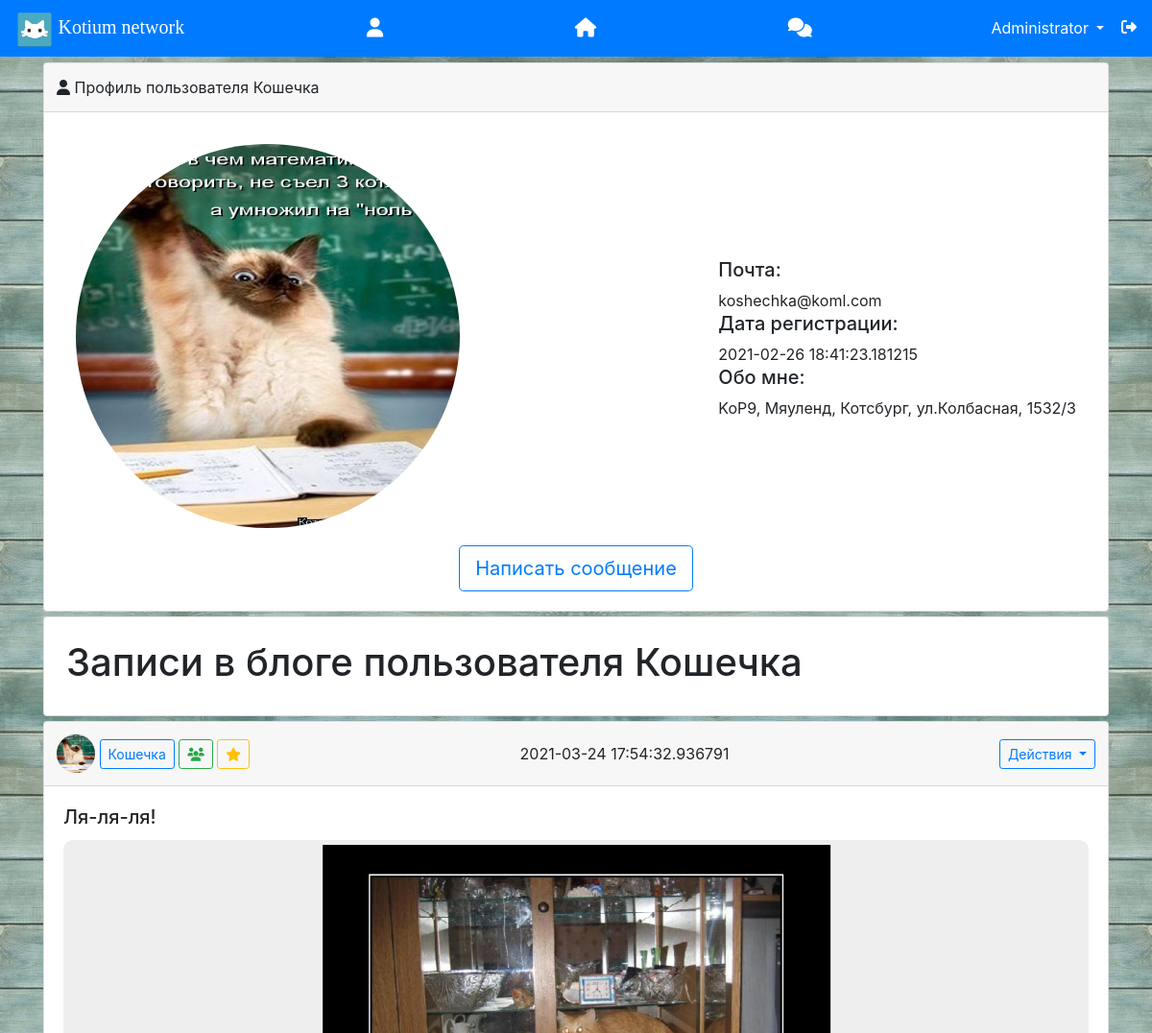
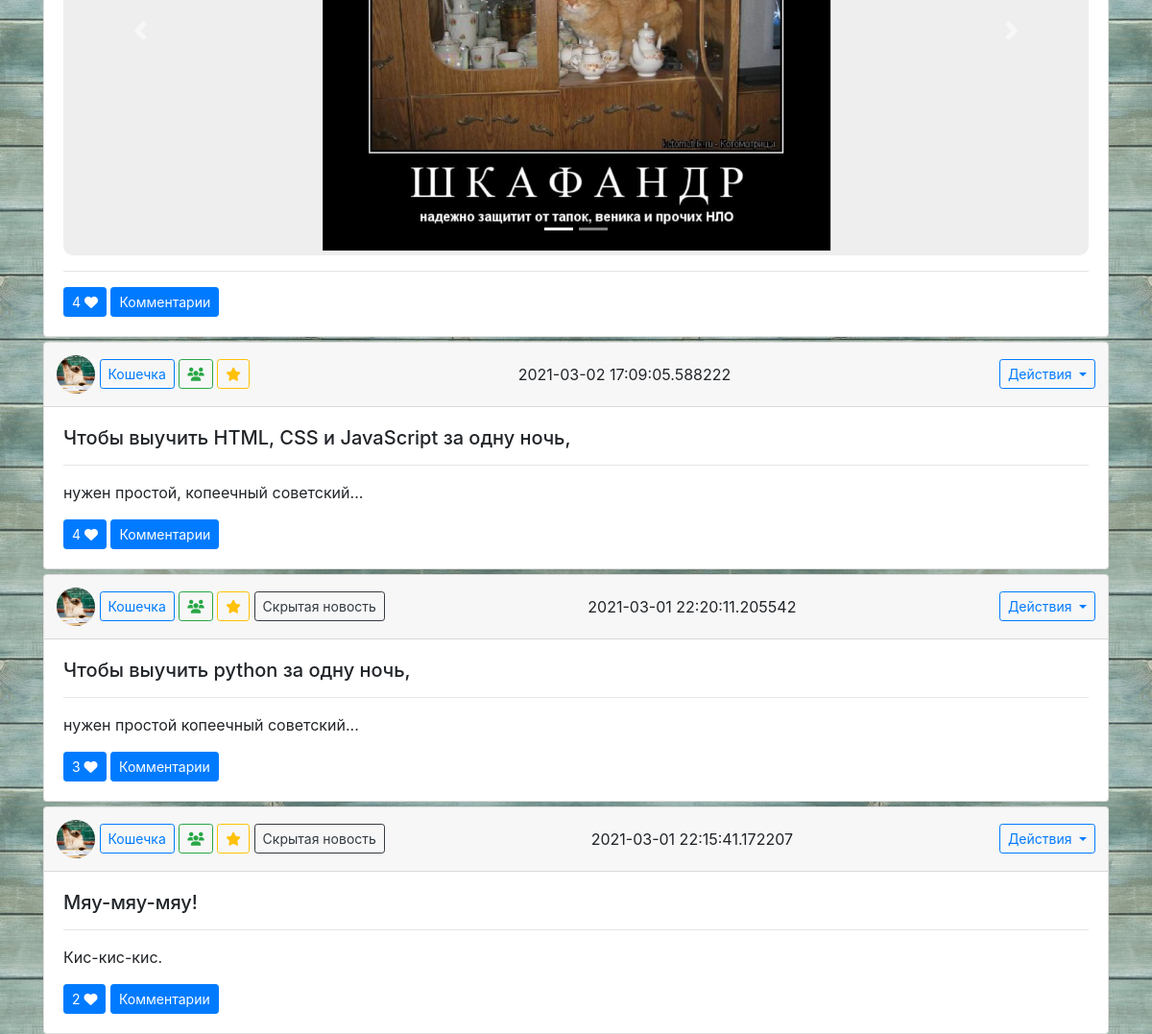
The app's page /4 (signed in) with its own data (2 pictures, top to bottom).
### data/users.py (models this page shows, shortened)
class User(SqlAlchemyBase, UserMixin, SerializerMixin):
    __tablename__ = 'users'
    id = sqlalchemy.Column(sqlalchemy.Integer,
                           primary_key=True, autoincrement=True)
    name = sqlalchemy.Column(sqlalchemy.String, nullable=True)
    about = sqlalchemy.Column(sqlalchemy.String, nullable=True)
    email = sqlalchemy.Column(sqlalchemy.String,
                              index=True, unique=True, nullable=True)
    hashed_password = sqlalchemy.Column(sqlalchemy.String, nullable=True)
    created_date = sqlalchemy.Column(sqlalchemy.DateTime, default=datetime.datetime.now)
    is_admin = sqlalchemy.Column(sqlalchemy.Boolean, default=0)
    is_group = sqlalchemy.Column(sqlalchemy.Boolean, default=0)
    is_confirmed = sqlalchemy.Column(sqlalchemy.Boolean, default=0)
    news = orm.relation("News", back_populates='user')
    msg = orm.relation("Message", back_populates='user', lazy='subquery')
    comm = orm.relation("Comment", back_populates='user')
    friends = sqlalchemy.Column(sqlalchemy.String, nullable=True)
    f_request = sqlalchemy.Column(sqlalchemy.String, nullable=True)

### data/news.py (models this page shows)
class News(SqlAlchemyBase, SerializerMixin):
    __tablename__ = 'news'
    id = sqlalchemy.Column(sqlalchemy.Integer, primary_key=True, autoincrement=True)
    title = sqlalchemy.Column(sqlalchemy.String, nullable=True)
    content = sqlalchemy.Column(sqlalchemy.String, nullable=True)
    created_date = sqlalchemy.Column(sqlalchemy.DateTime, default=datetime.datetime.now)
    is_private = sqlalchemy.Column(sqlalchemy.Boolean, default=True)
    user_id = sqlalchemy.Column(sqlalchemy.Integer, sqlalchemy.ForeignKey("users.id"))
    user = orm.relation('User')
    attach = sqlalchemy.Column(sqlalchemy.String, nullable=True)
    liked_by = sqlalchemy.Column(sqlalchemy.String, nullable=True)
    likes = sqlalchemy.Column(sqlalchemy.Integer)

### main.py (the view, shortened to what this page needs)
@app.route("/<int:prof_id>", methods=['GET', 'POST'])  # Профиль
@login_required  # Только для авторизованных!
def index(prof_id):
    session['from_page'] = f'/{prof_id}'  # Объявляем переменные, подключаем базу данных, собираем данные
    form = NewsForm()
    commsform = CommsForm()
    db_sess = db_session.create_session()
    comms = db_sess.query(Comment).all()
    prof_user = db_sess.query(User).filter(User.id == prof_id)  # Получаем ИД пользователя, в профиль которого мы зашли
    if current_user.is_authenticated:  # Если пользователь аутентифицирован
        news = db_sess.query(News).filter(
            News.user.has(id=prof_id)).order_by(News.created_date.desc())
    else:  # Иначе отправляем все новости
        news = db_sess.query(News).filter(
            News.is_private != True).order_by(News.created_date.desc())
    return render_template("profile.html",
                           news=news, form=form,
                           profile_id=prof_id, profile_user=prof_user,
                           comments=comms, commsform=commsform,
                           title='Профиль'
                           )

### data/db_session.py (called while the page is built)
def create_session() -> Session:
    global __factory
    return __factory()

### main.py (called while the page is built)
@login_manager.user_loader  # Определяем, авторизован ли пользователь в системе или он на сайте как гость.
def load_user(user_id):
    db_sess = db_session.create_session()
    return db_sess.query(User).get(user_id)

### templates/profile.html (shortened to what this page needs)
{% extends "base.html" %}
{% block content %}
<div class="card" style="margin-top: 5px;" id="user_info" xmlns="http://www.w3.org/1999/html">
    <div class="card-header d-flex justify-content-between align-items-center" style="padding: 5px;">
        <div class="p-2">
            <i class="fas fa-user"></i> Профиль пользователя {{ profile_user[0].name }}
        </div>
        <div class="p-2"></div>
    </div>
    <div class="card-body">
        <div class="d-flex justify-content-between align-items-center" style="padding: 5px;">
            <div class="p-2">
                <center><img src="/static/userpics/{{ profile_id }}.png?q={{ range(1, 10000) | random }}" width="400px"
                             height="400px"
                             style="margin-bottom: 5px; border-radius: 250px"/></center>
            </div>
            <div class="p-2">
                <h5>Почта:</h5>
                {{ profile_user[0].email }}
                <h5>Дата регистрации:</h5>
                {{ profile_user[0].created_date }}
                <h5>Обо мне:</h5>
                {{ profile_user[0].about }}
            </div>
        </div>
        {% if current_user.is_authenticated and (profile_id != current_user.id) %}
        <center>
            <a href="/msg/{{ profile_id }}" class="btn btn-outline-primary btn-lg">Написать сообщение</a>
        </center>
        {% endif %}
    </div>
</div>
<div class="card" style="margin-top: 5px; padding: 10px;">
    <div class="d-flex justify-content-between align-items-center" style="padding: 5px;">
        <div class="p-2">
            {% if current_user.is_authenticated and (profile_id == current_user.id) %}
            <h1>Ваши записи в блоге</h1>
            {% else %}
            <h1>Записи в блоге пользователя {{ profile_user[0].name }}</h1>
            {% endif %}
        </div>
        <div class="p-2">
        </div>
    </div>
</div>
{% for item in news %}
{% set liked = item.liked_by.split('|') %}
<div class="card" style="margin-top: 5px;" id="{{ item.id }}">
    <div class="card-header d-flex justify-content-between align-items-center" style="padding: 5px;">
        <div class="p-2">
            <img src="/static/userpics/{{ item.user.id }}.png" width="40px" height="40px" style="border-radius: 20px">
            {% if item.user.is_admin %}
            <a href="/{{ item.user.id }}" class="btn btn-outline-danger btn-sm"
               title="Пользователь является Администратором">{{item.user.name}}</a>
            {% else %}
            <a href="/{{ item.user.id }}" class="btn btn-outline-primary btn-sm" title="Перейти к профилю">{{item.user.name}}</a>
            {% endif %}
            {% if item.user.is_group %}
            <a href="/{{ item.user.id }}" class="btn btn-outline-success btn-sm"
               title="Группа. Новости от имени группы могут публиковать один или несколько человек"><i class="fas fa-users"></i></a>
            {% endif %}
            {% if item.user.is_confirmed %}
            <a href="/{{ item.user.id }}" class="btn btn-outline-warning btn-sm" title="Официальный пользователь/группа"><i class="fas fa-star"></i></a>
            {% endif %}
            {% if item.is_private %}
            <button type="button" class="btn btn-outline-dark btn-sm">Скрытая новость</button>
            {% endif %}
        </div>
        <div class="p-2">{{item.created_date}}</div>
        <div class="p-2">
            <div class="dropdown">
                <button class="btn btn-outline-primary dropdown-toggle btn-sm" type="button" id="dropdownMenuButton"
                        data-toggle="dropdown" aria-haspopup="true" aria-expanded="false">
                    Действия
                </button>
            </div>
        </div>
    </div>
    <div class="card-body">
        <h5 class="card-title">{{item.title}}</h5>
        {% if item.attach != '' %}
        {% set photos = item.attach.split('|') %}
        <div id="Attacments{{ item.id }}" class="carousel slide" data-ride="carousel"
             style="background-color: #eee; border-radius: 10px">
            <ol class="carousel-indicators">
                {% for c in range(photos|length) %}
                {% if c == 0 %}
                <li data-target="#Attacments{{ item.id }}" data-slide-to="{{ c }}" class="active"></li>
                {% else %}
                <li data-target="#Attacments{{ item.id }}" data-slide-to="{{ c }}"></li>
                {% endif %}
                {% endfor %}
            </ol>
            <div class="carousel-inner" style="padding: 5px">
                {% for photo in photos %}
                {% if photo == photos[0] %}
                <div class="carousel-item active">
                    <center>
                        {% if photo.startswith('media') %}
                        <a href="/static/attachments/{{ photo }}">
                            <embed class="d-block w-50" src="/static/attachments/{{ photo }}">
                        </a>
                        {% else %}
                        <a href="/static/attachments/{{ photo }}"><i class="far fa-file"></i> {{ photo }}</a>
                        {% endif %}
                    </center>
                </div>
                {% endif %}
                {% endfor %}
            </div>
            <a class="carousel-control-prev" href="#Attacments{{ item.id }}" role="button" data-slide="prev">
                <span class="carousel-control-prev-icon" aria-hidden="true"></span>
            </a>
            <a class="carousel-control-next" href="#Attacments{{ item.id }}" role="button" data-slide="next">
                <span class="carousel-control-next-icon" aria-hidden="true"></span>
            </a>
        </div>
        {% endif %}
        <hr>
        <p class="card-text">{{item.content}}</p>
        {% if current_user.is_authenticated %}
        {% if current_user.name in liked %}
        <a href="/news/unlike/{{ item.id }}" class="btn btn-primary btn-sm">{{item.likes}} <i class="fas fa-heart"></i></a>
        {% else %}
        <a href="/news/like/{{ item.id }}" class="btn btn-outline-primary btn-sm">{{item.likes}} <i class="far fa-heart"></i></a>
        {% endif %}
        {% else %}
        <button class="btn btn-outline-primary btn-sm">{{item.likes}} <i class="far fa-heart"></i></button>
        {% endif %}
        <button class="btn btn-primary btn-sm" type="button" data-toggle="collapse"
                data-target="#CommentsSpoiler{{ item.id }}"
                aria-expanded="false" aria-controls="CommentsSpoiler{{ item.id }}">
            Комментарии
        </button>
    </div>
            {% set cm = 0 %}
</div>
{% endfor %}
{% endblock %}

### templates/base.html (shortened to what this page needs)
<!doctype html>
<html lang="ru">
<head>
    <link rel="stylesheet"
          href="https://stackpath.bootstrapcdn.com/bootstrap/4.4.1/css/bootstrap.min.css"
>
</head>
<body style="background-image: url(/static/system/bg.jpg);">
<header>
    <nav class="navbar navbar-dark bg-primary" style="position: fixed; top: 0; right: 0; left: 0; z-index: 999;">
        <div>
            <img src="/static/system/logo.png" width="40px" height="40px">
            <a class="navbar-brand" href="#" style="font-family: 'segoe print';">Kotium network</a>
        </div>
        {% if current_user.is_authenticated %}
        <center>
            <div class="d-flex justify-content-between" style="width: 40vw;">
                <div class="p-2">
                    <a href="/{{ current_user.id }}" style="color: #fff"><h5 style="margin: 0px;"><i
                            class="fas fa-user"></i></h5></a>
                </div>
                <div class="p-2">
                    <a href="/feed" style="color: #fff"><h5 style="margin: 0px;"><i class="fas fa-home"></i></h5></a>
                </div>
                <div class="p-2">
                    <a href="/msg" style="color: #fff"><h5 style="margin: 0px;"><i class="fas fa-comments"></i></h5></a>
                </div>
            </div>
        </center>
        <div class="nav-item dropdown">
            <button class="btn btn-primary dropdown-toggle" type="button" id="dropdownMenuButton"
                    data-toggle="dropdown" aria-haspopup="true" aria-expanded="false">
                {{ current_user.name }}
            </button>
            <a href="/logout" style="color: #fff;"><i class="fas fa-sign-out-alt"></i></a>
        </div>
        {% else %}
        <p style="margin-bottom: 0px">
            <a class="btn btn-primary btn-sm" href="/register">Зарегистрироваться</a>
            <a class="btn btn-success btn-sm" href="/login">Войти</a>
        </p>
        {% endif %}
    </nav>
</header>
<main role="main" class="container" style="padding-top: 60px;">
    {% block content %}{% endblock %}
</main>
</body>
</html>

### records on screen
User: name "Administrator"
User: name "Кошечка", email "koshechka@koml.com", created_date "2021-02-26 18:41:23.181215", about "KoP9, Мяуленд, Котсбург, ул.Колбасная, 1532/3"
News: user.name "Кошечка", created_date "2021-03-24 17:54:32.936791", title "Ля-ля-ля!", likes "4"
News: user.name "Кошечка", created_date "2021-03-02 17:09:05.588222", title "Чтобы выучить HTML, CSS и JavaScript за одну ночь,", content "нужен простой, копеечный советский...", likes "4"
News: user.name "Кошечка", is_private "Скрытая новость", created_date "2021-03-01 22:20:11.205542", title "Чтобы выучить python за одну ночь,", content "нужен простой копеечный советский...", likes "3"
News: user.name "Кошечка", is_private "Скрытая новость", created_date "2021-03-01 22:15:41.172207", title "Мяу-мяу-мяу!", content "Кис-кис-кис.", likes "2"
